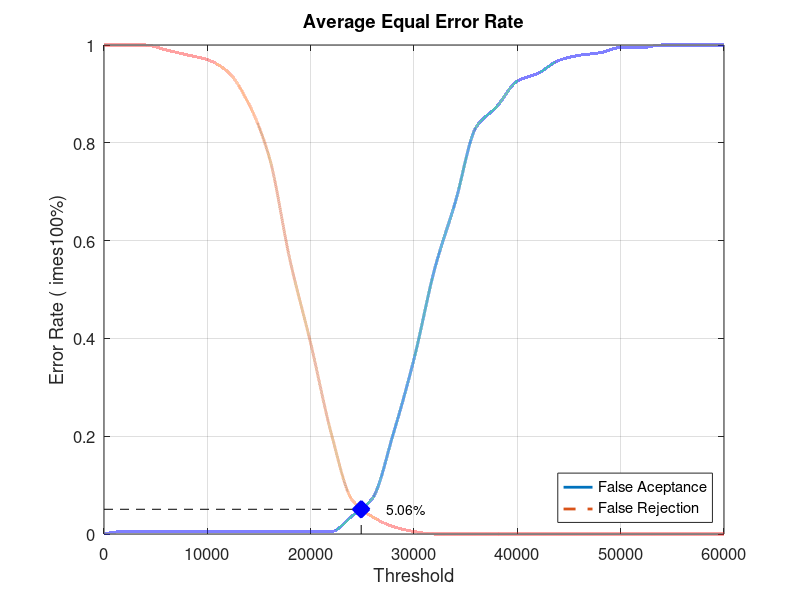
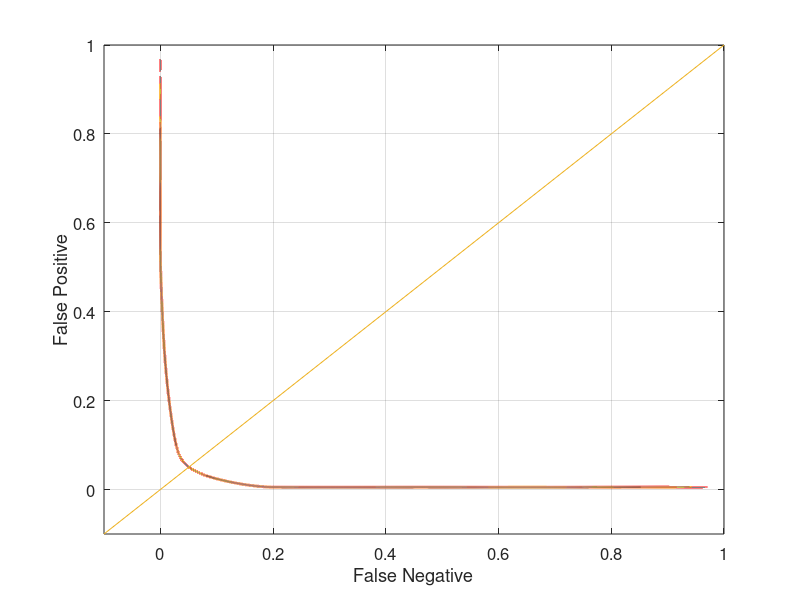

Recreate these plots in MATLAB, in order.
close all;
clear;
clc;
x = 0:2000:60000;
xq = 0:0.5:60000;

y0 = [0 0.00526316 0.00526316 0.00526316 0.00526316 0.00526316 0.00526316 0.00526316 0.00526316 0.00526316 0.00526316 0.00526316 0.0368421 0.0736842 0.205263 0.357895 0.542105 0.678947 0.831579 0.873684 0.926316 0.942105 0.968421 0.978947 0.984211 0.994737 0.994737 1 1 1 1]
yy0 = interp1(x, y0, xq, 'pchip');
y1 = [1 1 1 0.99 0.98 0.97 0.945 0.88 0.77 0.56 0.39 0.205 0.07 0.035 0.015 0.005 0 0 0 0 0 0 0 0 0 0 0 0 0 0 0]
yy1 = interp1(x, y1, xq, 'pchip');

% Calculating EER: 
y2 = abs(y0 - y1);
find(y2 == min(y2))
yy2 = abs(yy0 - yy1);
xEER = find(yy2 == min(yy2));
xEERIndex = xq(xEER) % X-axis EER
yEER = yy0(xEER) % Y-axis EER

main = figure
plot(xq, yy0,'-','LineWidth', 2);	hold on
plot(xq, yy1,'--','LineWidth', 2);	hold on
plot([xEERIndex xEERIndex], [0 yEER], 'k--');	hold on
plot([0 xEERIndex], [yEER yEER], 'k--');	hold on
plot(xEERIndex, yEER, 'bx', 'LineWidth', 10);	hold on
text(xEERIndex + 10 * xEERIndex / 100, yEER, [num2str(round((10000 * yEER)) / 100) '%'])
legend('False Aceptance', 'False Rejection', 'Location', 'SouthEast')
xlabel('Threshold')
ylabel('Error Rate (	imes100%)')
title('Average Equal Error Rate')
set(gca, 'FontSize', 12)
axis([0 60000 0 1])
grid on

print(main, 'Database3_3Main', '-dpng');
FNRxFPR = figure('Color', [1 1 1]);
plot(yy1, yy0, '-', yy1, yy0, 'LineWidth', 2);
hold on
y = -0.1:0.1:1
plot(y, y); 
set(gca, 'FontSize', 12)
xlabel('False Negative')
ylabel('False Positive')
axis([-0.1 1 -0.1 1])
set(gca, 'FontSize', 12)
grid on

print(FNRxFPR, 'Database3_3FNRxFPR','-dpng');
